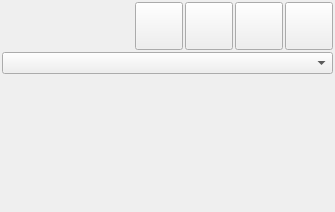
<?xml version="1.0" encoding="UTF-8"?>
<ui version="4.0">
 <class>AppletPlayerNlcUi</class>
 <widget class="QWidget" name="AppletPlayerNlcUi">
  <property name="geometry">
   <rect>
    <x>0</x>
    <y>0</y>
    <width>335</width>
    <height>212</height>
   </rect>
  </property>
  <property name="sizePolicy">
   <sizepolicy hsizetype="Expanding" vsizetype="Expanding">
    <horstretch>0</horstretch>
    <verstretch>0</verstretch>
   </sizepolicy>
  </property>
  <property name="minimumSize">
   <size>
    <width>0</width>
    <height>0</height>
   </size>
  </property>
  <property name="maximumSize">
   <size>
    <width>16777215</width>
    <height>16777215</height>
   </size>
  </property>
  <property name="windowTitle">
   <string>Applet Player</string>
  </property>
  <layout class="QVBoxLayout" name="verticalLayout">
   <property name="spacing">
    <number>2</number>
   </property>
   <property name="leftMargin">
    <number>2</number>
   </property>
   <property name="topMargin">
    <number>2</number>
   </property>
   <property name="rightMargin">
    <number>2</number>
   </property>
   <property name="bottomMargin">
    <number>2</number>
   </property>
   <item>
    <layout class="QHBoxLayout" name="horizontalLayout">
     <item>
      <widget class="QLabel" name="m_LastPlayedFileText">
       <property name="sizePolicy">
        <sizepolicy hsizetype="Expanding" vsizetype="Preferred">
         <horstretch>0</horstretch>
         <verstretch>0</verstretch>
        </sizepolicy>
       </property>
       <property name="text">
        <string notr="true"/>
       </property>
      </widget>
     </item>
     <item>
      <widget class="VxPushButton" name="m_OpenVideoFileButton">
       <property name="minimumSize">
        <size>
         <width>48</width>
         <height>48</height>
        </size>
       </property>
       <property name="maximumSize">
        <size>
         <width>48</width>
         <height>48</height>
        </size>
       </property>
       <property name="text">
        <string notr="true"/>
       </property>
      </widget>
     </item>
     <item>
      <widget class="VxPushButton" name="m_OpenAudioFileButton">
       <property name="minimumSize">
        <size>
         <width>48</width>
         <height>48</height>
        </size>
       </property>
       <property name="maximumSize">
        <size>
         <width>48</width>
         <height>48</height>
        </size>
       </property>
       <property name="text">
        <string notr="true"/>
       </property>
      </widget>
     </item>
     <item>
      <widget class="VxPushButton" name="m_BrowseButton">
       <property name="minimumSize">
        <size>
         <width>48</width>
         <height>48</height>
        </size>
       </property>
       <property name="maximumSize">
        <size>
         <width>48</width>
         <height>48</height>
        </size>
       </property>
       <property name="text">
        <string notr="true"/>
       </property>
      </widget>
     </item>
     <item>
      <widget class="VxPushButton" name="m_ReplayButton">
       <property name="minimumSize">
        <size>
         <width>48</width>
         <height>48</height>
        </size>
       </property>
       <property name="maximumSize">
        <size>
         <width>48</width>
         <height>48</height>
        </size>
       </property>
       <property name="text">
        <string notr="true"/>
       </property>
      </widget>
     </item>
    </layout>
   </item>
   <item>
    <widget class="QComboBox" name="m_FilesComboBox">
     <property name="sizePolicy">
      <sizepolicy hsizetype="Expanding" vsizetype="Fixed">
       <horstretch>0</horstretch>
       <verstretch>0</verstretch>
      </sizepolicy>
     </property>
    </widget>
   </item>
   <item>
    <widget class="RenderGlWidget" name="m_RenderWidget" native="true">
     <property name="sizePolicy">
      <sizepolicy hsizetype="Expanding" vsizetype="Expanding">
       <horstretch>0</horstretch>
       <verstretch>0</verstretch>
      </sizepolicy>
     </property>
    </widget>
   </item>
   <item>
    <widget class="PlayControlWidget" name="m_PlayControlWidget" native="true">
     <property name="sizePolicy">
      <sizepolicy hsizetype="Minimum" vsizetype="Preferred">
       <horstretch>0</horstretch>
       <verstretch>0</verstretch>
      </sizepolicy>
     </property>
    </widget>
   </item>
  </layout>
 </widget>
 <customwidgets>
  <customwidget>
   <class>RenderGlWidget</class>
   <extends>QWidget</extends>
   <header>RenderGlWidget.h</header>
   <container>1</container>
  </customwidget>
  <customwidget>
   <class>PlayControlWidget</class>
   <extends>QWidget</extends>
   <header>PlayControlWidget.h</header>
   <container>1</container>
  </customwidget>
  <customwidget>
   <class>VxPushButton</class>
   <extends>QPushButton</extends>
   <header>VxPushButton.h</header>
  </customwidget>
 </customwidgets>
 <resources/>
 <connections/>
</ui>
